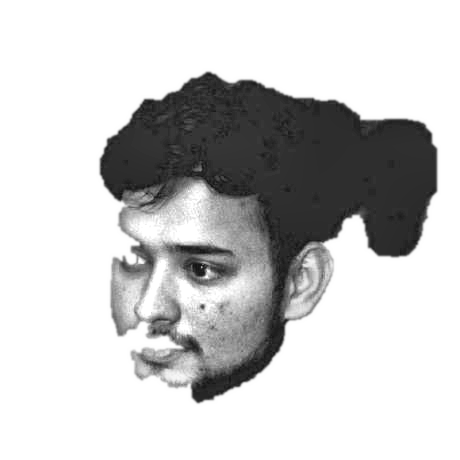
#> input picture source-prepped.png, 460 x 460 px
$ python make_ascii_svg.py
#> lines starting #> are read from the running program, lines starting #| are printed output that depends on the picture
#!/usr/bin/env python3
"""
Convert a portrait photo into a clean, monochrome ASCII-art SVG that "types"
itself in like a terminal, then holds.

Each row is revealed with a left-to-right clip wipe plus a small block cursor
riding the wipe edge, staggered top -> bottom, so the whole portrait prints once
and freezes. GitHub natively renders SMIL animations inside SVGs embedded via <img>.
"""
import html
import os
import sys
from PIL import Image, ImageEnhance, ImageFilter

HERE = os.path.dirname(os.path.abspath(__file__))
SRC = sys.argv[1] if len(sys.argv) > 1 else os.path.join(HERE, "..", "source-prepped.png")
OUT = sys.argv[2] if len(sys.argv) > 2 else os.path.join(HERE, "..", "umang-ascii.svg")

USERNAME = os.environ.get("GH_USER", "umang9369")
DISPLAY_NAME = os.environ.get("GH_NAME", "Umang Singh")

COLS = 100
ROWS = 53
CELL_W = 8
CELL_H = 15
RAMP = " .`:-=+*cs#%@"  # bright(sparse) -> dark(dense); leading space clears bg

CONTRAST = 1.05
BRIGHTNESS = 1.0
GAMMA = 1.18          # >1 brightens mids -> face lands in sparser chars
SHARPEN = False
WHITE_FLOOR = 0.80    # luminance above this is forced to blank (space)

PAD = 20
TITLEBAR_H = 30
STATUS_H = 30
ART_W = COLS * CELL_W
ART_H = ROWS * CELL_H
CANVAS_W = ART_W + PAD * 2
CANVAS_H = TITLEBAR_H + ART_H + STATUS_H + PAD

BG = "#0d1117"
BG2 = "#111722"
FRAME = "#30363d"
TITLE_TEXT = "#7d8590"
INK = "#c9d1d9"      # crisp terminal monochrome
CURSOR = "#c9d1d9"

# reveal timing
ROW_DUR = 0.11
STAGGER = 0.11       # single cursor sweeping down

STATIC = bool(os.environ.get("STATIC"))


def main():
    if not os.path.exists(SRC):
        print(f"Error: {SRC} does not exist. Run prep_photo.py first.", file=sys.stderr)
        sys.exit(1)

    im = Image.open(SRC).convert("L")
#> im is the input picture: PIL image 460x460 L; min 18, max 255, mean 201.9
    if SHARPEN:
        im = im.filter(ImageFilter.UnsharpMask(radius=2, percent=140, threshold=2))
    im = ImageEnhance.Brightness(im).enhance(BRIGHTNESS)
    im = ImageEnhance.Contrast(im).enhance(CONTRAST)
    im = im.resize((COLS, ROWS), Image.LANCZOS)
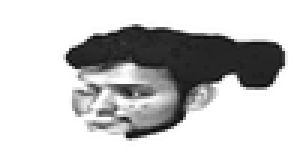
#> im: PIL image 100x53 L (shown 3 times larger); min 7, max 255, mean 199.7
    px = im.load()

    rows_txt = []
    for y in range(ROWS):
        chars = []
        for x in range(COLS):
            lum = px[x, y] / 255.0
            lum = pow(lum, GAMMA)
            if lum >= WHITE_FLOOR:
                chars.append(" ")
                continue
            idx = int((1.0 - lum) * (len(RAMP) - 1) + 0.5)
            idx = max(0, min(len(RAMP) - 1, idx))
            chars.append(RAMP[idx])
        rows_txt.append("".join(chars))
#> after the loop, rows_txt = 53 items

    art_top = TITLEBAR_H + PAD * 0.35

    parts = []
    parts.append(
        f'<svg xmlns="http://www.w3.org/2000/svg" width="{CANVAS_W}" height="{CANVAS_H}" '
        f'viewBox="0 0 {CANVAS_W} {CANVAS_H}" font-family="ui-monospace, SFMono-Regular, '
        f'Menlo, Consolas, monospace">'
    )
    parts.append('<defs>'
                 f'<linearGradient id="bg" x1="0" y1="0" x2="0" y2="1">'
                 f'<stop offset="0" stop-color="{BG2}"/><stop offset="1" stop-color="{BG}"/>'
                 f'</linearGradient></defs>')

    parts.append(f'<rect width="{CANVAS_W}" height="{CANVAS_H}" rx="12" fill="url(#bg)"/>')
    parts.append(f'<rect x="0.5" y="0.5" width="{CANVAS_W-1}" height="{CANVAS_H-1}" rx="12" '
                 f'fill="none" stroke="{FRAME}" stroke-width="1"/>')

    # Title bar
    parts.append(f'<line x1="0" y1="{TITLEBAR_H}" x2="{CANVAS_W}" y2="{TITLEBAR_H}" stroke="{FRAME}"/>')
    for i, dotcol in enumerate(["#ff5f56", "#ffbd2e", "#27c93f"]):
        parts.append(f'<circle cx="{PAD + i*16}" cy="{TITLEBAR_H/2}" r="5" fill="{dotcol}"/>')
    parts.append(f'<text x="{CANVAS_W/2}" y="{TITLEBAR_H/2 + 4}" fill="{TITLE_TEXT}" font-size="12" '
                 f'text-anchor="middle">{USERNAME}@github: ~$ ./portrait.sh</text>')

    # Character rows with SMIL clip-path wipe animation
    font_size = CELL_H * 0.86
    for ry, line in enumerate(rows_txt):
        y = art_top + ry * CELL_H + CELL_H * 0.74
        row_y = art_top + ry * CELL_H
        delay = ry * STAGGER
        safe = html.escape(line)
        text = (f'<text xml:space="preserve" x="{PAD}" y="{y:.1f}" fill="{INK}" '
                f'font-size="{font_size:.1f}" textLength="{ART_W}" lengthAdjust="spacing">{safe}</text>')

        if STATIC:
            parts.append(text)
            continue

        parts.append(
            f'<clipPath id="r{ry}"><rect x="{PAD}" y="{row_y:.1f}" height="{CELL_H}" width="0">'
            f'<animate attributeName="width" from="0" to="{ART_W}" begin="{delay:.3f}s" '
            f'dur="{ROW_DUR:.2f}s" fill="freeze"/></rect></clipPath>'
        )
        parts.append(f'<g clip-path="url(#r{ry})">{text}</g>')
        parts.append(
            f'<rect y="{row_y+1:.1f}" width="{CELL_W}" height="{CELL_H-2}" fill="{CURSOR}" opacity="0">'
            f'<animate attributeName="x" from="{PAD}" to="{PAD+ART_W}" begin="{delay:.3f}s" '
            f'dur="{ROW_DUR:.2f}s" fill="freeze"/>'
            f'<set attributeName="opacity" to="0.85" begin="{delay:.3f}s"/>'
            f'<set attributeName="opacity" to="0" begin="{delay+ROW_DUR:.3f}s"/></rect>'
        )
#> this loop made 53 passes
#> (y, row_y, delay) on passes 1 to 12: (48.1, 37, 0), (63.1, 52, 0.11), (78.1, 67, 0.22), (93.1, 82, 0.33), (108.1, 97, 0.44), (123.1, 112, 0.55), (138.1, 127, 0.66), (153.1, 142, 0.77), (168.1, 157, 0.88), (183.1, 172, 0.99), (198.1, 187, 1.1), (213.1, 202, 1.21)
#> after the loop, parts = 168 items

    # Status bar with steady blinking cursor
    status_line_y = TITLEBAR_H + ART_H + PAD * 0.35
    status_y = status_line_y + 19
    parts.append(f'<line x1="0" y1="{status_line_y:.1f}" x2="{CANVAS_W}" y2="{status_line_y:.1f}" stroke="{FRAME}"/>')
    prompt_txt = f"{USERNAME}@github:~$ whoami "
    parts.append(f'<text x="{PAD}" y="{status_y:.1f}" fill="{TITLE_TEXT}" font-size="13">'
                 f'{prompt_txt}<tspan fill="{INK}" font-weight="600">{DISPLAY_NAME}</tspan></text>')

    # Calculate offset for cursor
    cursor_x = PAD + (len(prompt_txt) + len(DISPLAY_NAME)) * 8
    parts.append(f'<rect x="{cursor_x}" y="{status_y-12:.1f}" width="8" height="14" fill="{INK}">'
                 f'<animate attributeName="opacity" values="1;1;0;0" keyTimes="0;0.5;0.51;1" '
                 f'dur="1s" repeatCount="indefinite"/></rect>')

    parts.append("</svg>")
    svg = "".join(parts)
    os.makedirs(os.path.dirname(os.path.abspath(OUT)), exist_ok=True)
    with open(OUT, "w", encoding="utf-8") as f:
        f.write(svg)
    print(f"Wrote {OUT} ({len(svg)} bytes; {CANVAS_W}x{CANVAS_H})")
#| Wrote scripts/../umang-ascii.svg (37826 bytes; 840x875)


if __name__ == "__main__":
    main()
